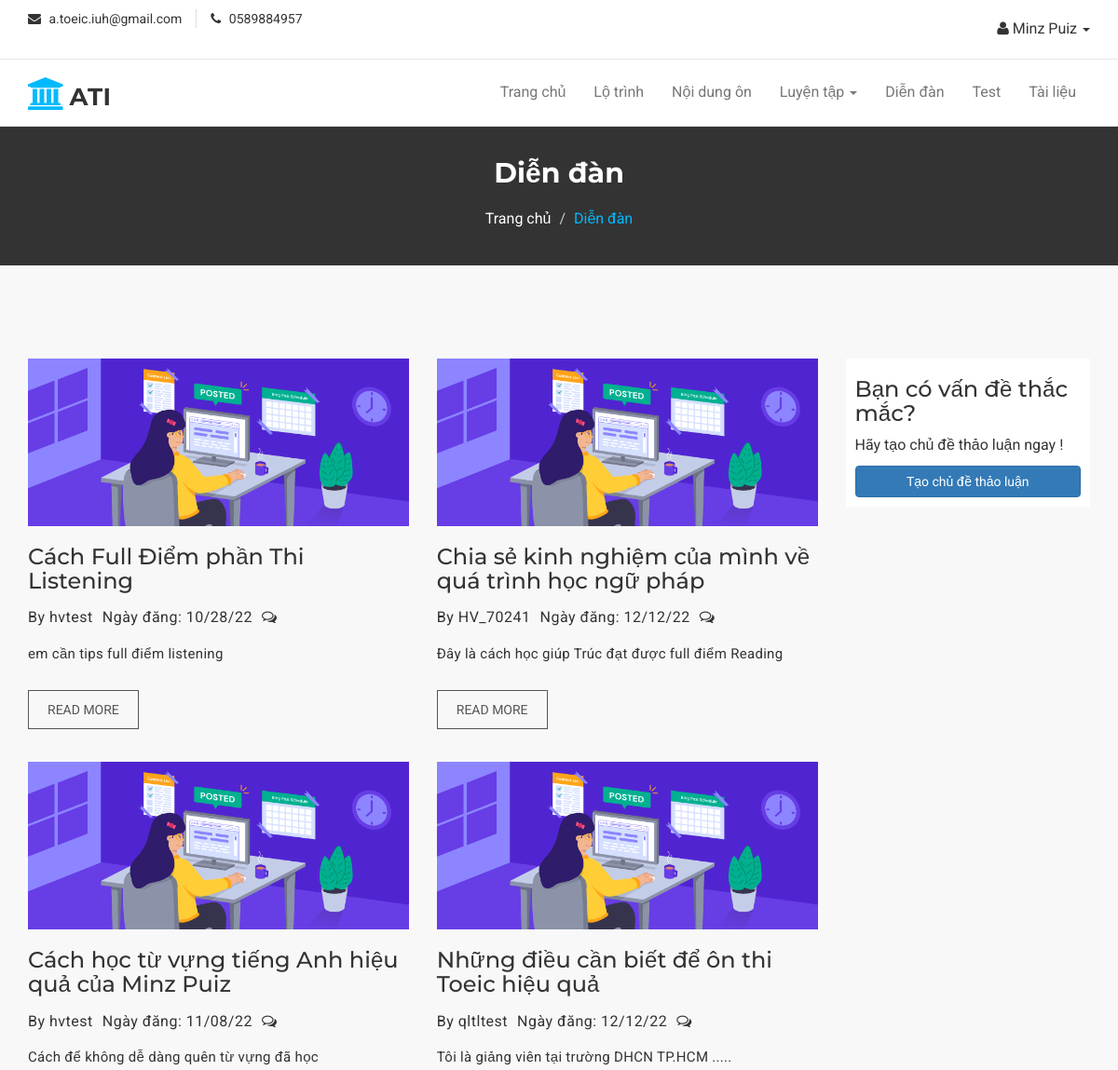
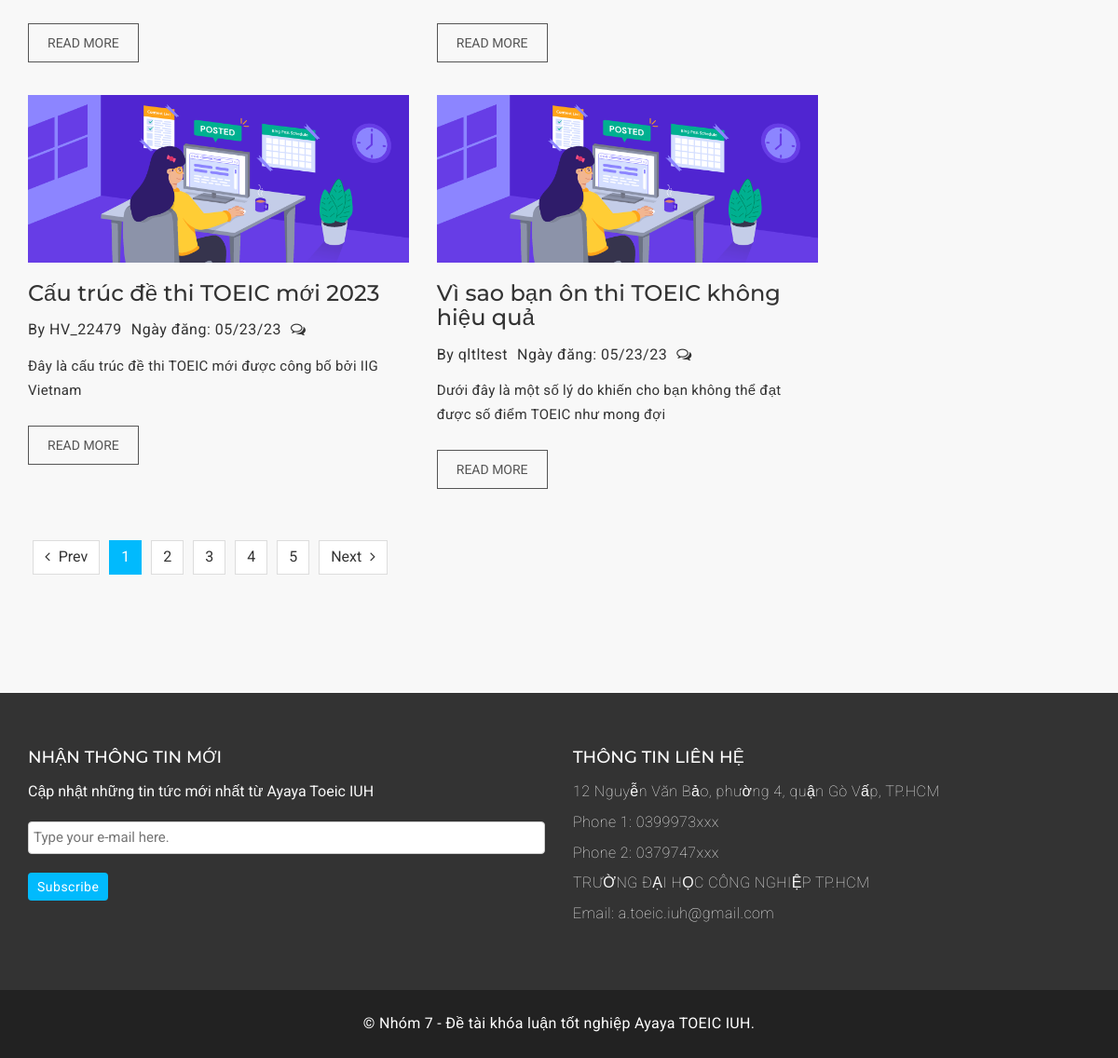
/view/blog-archive.php (signed in), run on the app's committed database (2 pictures, top to bottom).
### tables this page shows
CREATE TABLE `diendan` (
  `MaBV` varchar(255) NOT NULL,
  `TieuDe` varchar(255) NOT NULL,
  `Mota` varchar(255) NOT NULL,
  `Baiviet` longtext NOT NULL,
  `chuyenmuc` varchar(255) NOT NULL,
  `MaUser` varchar(10) NOT NULL,
  `ngaydang` varchar(50) NOT NULL
);

### model/mBlog.php (called while the page is built, shortened)
<?php
    class MBLOG
    {
        function xem_tieude()
        {
            $conn=mysqli_connect('localhost','ayayatoe','tP94l7nyXH(9#B','ayayatoe_toeic');
		    mysqli_set_charset($conn ,'utf8');
            if($conn)
            {
                $sql= "select *from diendan";
                $qr= mysqli_query($conn, $sql);
                return $qr;
            }
            else
            {
                return false;
            }
        }
    }
?>

### controller/cBlog.php (called while the page is built, shortened)
<?php
    include('../model/mBlog.php');
    class CBLOG
    {
        function show_title()
        {
            $p= new MBLOG();
            $r = $p->xem_tieude();
            return $r;
        }
    }
?>

### view/blog-archive.php (the view, shortened to what this page needs)
<?php
  include("header.php");
  if($_SESSION['vt']=='QTHT')
    {
      echo '<script>alert("Bạn không được cấp quyền này !")</script>';
      echo '<script>window.location.href="../Admin/index.php"</script>';
    }
    else
    {
      include_once('../controller/cBlog.php');
      $p= new CBLOG();
      $re= $p->show_title();
?>
<!DOCTYPE html>
<html lang="en">
  <head>
  </head>
  <body>
 <section id="mu-page-breadcrumb">
   <div class="container">
     <div class="row">
       <div class="col-md-12">
         <div class="mu-page-breadcrumb-area">
           <h2>Diễn đàn</h2>
           <ol class="breadcrumb">
            <li><a href="index.php">Trang chủ</a></li>
            <li class="active">Diễn đàn</li>
          </ol>
         </div>
       </div>
     </div>
   </div>
 </section>
 <section id="mu-course-content">
   <div class="container">
     <div class="row">
       <div class="col-md-12">
         <div class="mu-course-content-area">
            <div class="row">
              <div class="col-md-9">
                <div class="mu-course-container mu-blog-archive">
                  <div class="row">
                  <?php
                    if(mysqli_num_rows($re) > 0)
                    {
                      while($row = mysqli_fetch_assoc($re))
                      {
                        ?>
                        <div class="col-md-6 col-sm-6">
                          <article class="mu-blog-single-item">
                            <figure class="mu-blog-single-img">
                              <a href="blog-single.php?post=<?php echo $row['MaBV']; ?>"><img src="../assets/img/blogg.png" alt="img"></a>
                              <figcaption class="mu-blog-caption">
                                <h3><a href="blog-single.php?post=<?php echo $row['MaBV']; ?>"><?php echo $row['TieuDe']; ?></a></h3>
                              </figcaption>
                            </figure>
                            <div class="mu-blog-meta">
                              <a href="blog-single.php?post=<?php echo $row['MaBV']; ?>">By <?php echo $row['MaUser']; ?></a>
                              <a href="blog-single.php?post=<?php echo $row['MaBV']; ?>">Ngày đăng: <?php echo $row['ngaydang']; ?></a>
                              <span><i class="fa fa-comments-o"></i></span>
                            </div>
                            <div class="mu-blog-description">
                              <p><?php echo $row['Mota']; ?></p>
                              <a class="mu-read-more-btn" href="blog-single.php?post=<?php echo $row['MaBV']; ?>">Read More</a>
                            </div>
                          </article>
                        </div>
                        <?php
                      }
                    }
                    else
                    {
                      echo 'Chưa có bài viết nào !';
                    }
                  ?>
                  </div>
                </div>
                <div class="mu-pagination">
                  <nav>
                    <ul class="pagination">
                      <li>
                        <a href="#" aria-label="Previous">
                          <span class="fa fa-angle-left"></span> Prev
                        </a>
                      </li>
                      <li class="active"><a href="#">1</a></li>
                      <li><a href="#">2</a></li>
                      <li><a href="#">3</a></li>
                      <li><a href="#">4</a></li>
                      <li><a href="#">5</a></li>
                      <li>
                        <a href="#" aria-label="Next">
                         Next <span class="fa fa-angle-right"></span>
                        </a>
                      </li>
                    </ul>
                  </nav>
                </div>
              </div>
              <div class="col-md-3">
                <aside class="mu-sidebar">
                  <div class="mu-single-sidebar">
                    <h3>Bạn có vấn đề thắc mắc?</h3>
                    <p>Hãy tạo chủ đề thảo luận ngay !</p>
                    <button type="button" class="btn btn-primary btn-block" data-toggle="modal" data-target="#blog">
                      Tạo chủ đề thảo luận
                    </button>
                  </div>
                </aside>
             </div>
           </div>
         </div>
       </div>
     </div>
   </div>
 </section>
<?php
  }
  include("footer.php");
?>
  </body>
</html>

### assets/css/theme-color/default-theme.css (style rules this page uses)
#mu-page-breadcrumb .mu-page-breadcrumb-area .breadcrumb .active { color: #01bafd; }
#mu-course-content { background-color: #f8f8f8; display: inline; float: left; padding: 100px 0; width: 100%; }
#mu-course-content .mu-course-content-area { display: inline; float: left; width: 100%; }
#mu-course-content .mu-course-content-area .mu-course-container { display: inline; float: left; width: 100%; }
.mu-pagination .pagination .active a { background-color: #01bafd; border-color: #01bafd; }

### assets/css/style.css (style rules this page uses)
body { background-color: #ffffff; font-family: "Roboto", sans-serif; color: #333333; font-size: 16px; overflow-x: hidden; }
ul { padding: 0; margin: 0; list-style: none; }
a { text-decoration: none; color: #333333; }
h1, h2, h3, h4, h5, h6 { font-family: "Montserrat", sans-serif; }
h2 { font-size: 30px; font-weight: 700; line-height: 40px; margin: 0; }
img { border: none; }
.mu-read-more-btn { border: 1px solid #fff; color: #fff; display: inline-block; margin-top: 10px; padding: 10px 20px; text-transform: uppercase; -webkit-transition: all 0.5s; -moz-transition: all 0.5s; -ms-transition: all 0.5s; -o-transition: all 0.5s; transition: all 0.5s; }
.mu-blog-single-item { display: inline; float: left; width: 100%; }
.mu-blog-single-item .mu-blog-single-img { display: inline; float: left; width: 100%; }
.mu-blog-single-item .mu-blog-single-img a { display: block; }
.mu-blog-single-item .mu-blog-single-img a img { width: 100%; }
.mu-blog-single-item .mu-blog-single-img .mu-blog-caption { display: inline; float: left; width: 100%; }
.mu-blog-single-item .mu-blog-single-img .mu-blog-caption h3 a { -webkit-transition: all 0.5s; -moz-transition: all 0.5s; -ms-transition: all 0.5s; -o-transition: all 0.5s; transition: all 0.5s; }
.mu-blog-single-item .mu-blog-meta { display: inline; float: left; margin-bottom: 15px; width: 100%; margin-top: 5px; }
.mu-blog-single-item .mu-blog-meta a { display: inline-block; float: left; letter-spacing: 0.5px; margin-right: 10px; -webkit-transition: all 0.5s; -moz-transition: all 0.5s; -ms-transition: all 0.5s; -o-transition: all 0.5s; transition: all 0.5s; }
.mu-blog-single-item .mu-blog-meta span { display: inline-block; float: left; }
.mu-blog-single-item .mu-blog-meta span i { margin-right: 7px; }
.mu-blog-single-item .mu-blog-description { display: inline; float: left; width: 100%; }
.mu-blog-single-item .mu-blog-description p { font-size: 15px; letter-spacing: 0.3px; line-height: 1.7; }
.mu-blog-single-item .mu-blog-description a { border-color: #555; color: #555; font-size: 14px; margin-top: 15px; }
#mu-page-breadcrumb { background-color: #333; display: inline; float: left; padding: 30px 0; width: 100%; }
#mu-page-breadcrumb .mu-page-breadcrumb-area { display: inline; float: left; width: 100%; }
#mu-page-breadcrumb .mu-page-breadcrumb-area h2 { text-align: center; color: #fff; }
#mu-page-breadcrumb .mu-page-breadcrumb-area .breadcrumb { background-color: transparent; border-radius: 0; margin-bottom: 0; margin-top: 10px; text-align: center; }
#mu-page-breadcrumb .mu-page-breadcrumb-area .breadcrumb li { color: #fff; }
#mu-page-breadcrumb .mu-page-breadcrumb-area .breadcrumb li a { color: #fff; }
#mu-course-content { background-color: #f8f8f8; display: inline; float: left; padding: 100px 0; width: 100%; }
#mu-course-content .mu-course-content-area { display: inline; float: left; width: 100%; }
#mu-course-content .mu-course-content-area .mu-course-container { display: inline; float: left; width: 100%; }
#mu-course-content .mu-course-content-area .mu-sidebar { display: inline; float: left; width: 100%; }
#mu-course-content .mu-course-content-area .mu-sidebar .mu-single-sidebar { background-color: #FFF; display: inline; float: left; margin-bottom: 25px; padding: 0 10px 10px; width: 100%; }
.mu-pagination { display: inline; float: left; width: 100%; }
.mu-pagination .pagination li:first-child a { border-radius: 0; }
.mu-pagination .pagination li:first-child a span { margin-right: 5px; }
.mu-pagination .pagination li:last-child a { border-radius: 0; }
.mu-pagination .pagination li:last-child a span { margin-left: 5px; }
.mu-pagination .pagination li a { color: #333; margin: 0 5px; -webkit-transition: all 0.5s; -moz-transition: all 0.5s; -ms-transition: all 0.5s; -o-transition: all 0.5s; transition: all 0.5s; }
.mu-pagination .pagination .active a { color: #fff; }
.mu-blog-archive .mu-blog-single-item { margin-bottom: 35px; }

### data on the page
diendan: TieuDe "Cách Full Điểm phần Thi Listening", MaUser "hvtest", ngaydang "10/28/22", Mota "em cần tips full điểm listening"
diendan: TieuDe "Chia sẻ kinh nghiệm của mình về quá trình học ngữ pháp", MaUser "HV_70241", ngaydang "12/12/22", Mota "Đây là cách học giúp Trúc đạt được full điểm Reading"
diendan: TieuDe "Cách học từ vựng tiếng Anh hiệu quả của Minz Puiz", MaUser "hvtest", ngaydang "11/08/22", Mota "Cách để không dễ dàng quên từ vựng đã học"
diendan: TieuDe "Những điều cần biết để ôn thi Toeic hiệu quả", MaUser "qltltest", ngaydang "12/12/22", Mota "Tôi là giảng viên tại trường DHCN TP.HCM ....."
diendan: TieuDe "Cấu trúc đề thi TOEIC mới 2023", MaUser "HV_22479", ngaydang "05/23/23", Mota "Đây là cấu trúc đề thi TOEIC mới được công bố bởi IIG Vietnam"
diendan: TieuDe "Vì sao bạn ôn thi TOEIC không hiệu quả", MaUser "qltltest", ngaydang "05/23/23", Mota "Dưới đây là một số lý do khiến cho bạn không thể đạt được số điểm TOEIC như mong đợi"

### other printed values
$r['TenUser'] "Minz Puiz"
